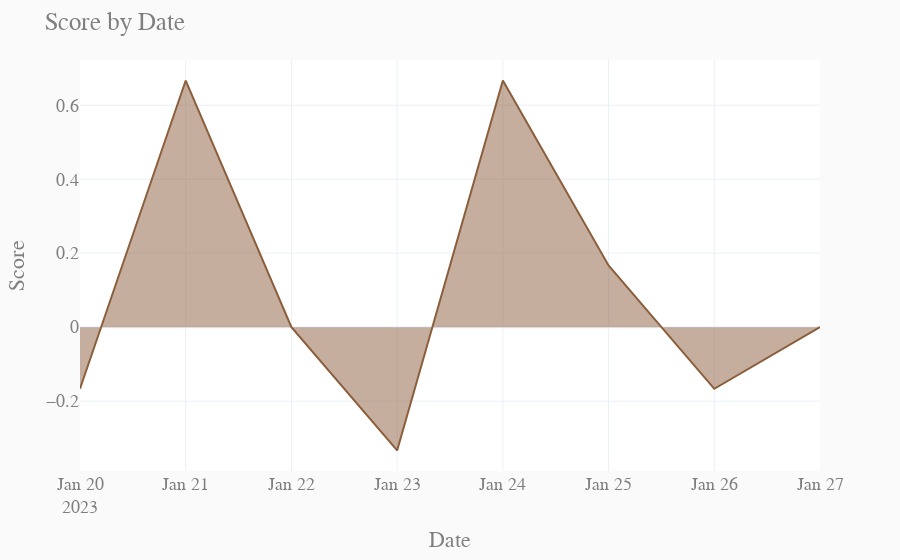

The notebook cell this image was saved under:
### Code cell
import plotly.express as px
fig = px.area(daily_avg_score, x='date', y='score', template = 'plotly_white')
fig.update_layout(title='Score by Date', xaxis_title='Date', yaxis_title='Score')
fig.update_layout(paper_bgcolor='rgb(250,250,250)')
fig.update_traces(line=dict(color='#8B5E3C'))


# Set the font color
fig.update_layout(
    font=dict(
        family="Merriweather", # specify font family
        size=18,              # specify font size
        color="#7f7f7f"       # specify font color
    )
)

### Figure 1 — Plotly figure (JSON) as saved in the notebook; plotly's stock layout.template omitted (floating-point values rounded to 4 significant figures)
{"data": [{"fillpattern": {"shape": ""}, "hovertemplate": "date=%{x}<br>score=%{y}<extra></extra>", "legendgroup": "", "line": {"color": "#8B5E3C"}, "marker": {"symbol": "circle"}, "mode": "lines", "name": "", "orientation": "v", "showlegend": false, "stackgroup": "1", "type": "scatter", "x": ["2023-01-20T00:00:00", "2023-01-21T00:00:00", "2023-01-22T00:00:00", "2023-01-23T00:00:00", "2023-01-24T00:00:00", "2023-01-25T00:00:00", "2023-01-26T00:00:00", "2023-01-27T00:00:00"], "xaxis": "x", "y": [-0.1667, 0.6667, 0, -0.3333, 0.6667, 0.1667, -0.1667, 0], "yaxis": "y"}], "layout": {"font": {"color": "#7f7f7f", "family": "Merriweather", "size": 18}, "legend": {"tracegroupgap": 0}, "margin": {"t": 60}, "paper_bgcolor": "rgb(250,250,250)", "title": {"text": "Score by Date"}, "xaxis": {"anchor": "y", "domain": [0, 1], "title": {"text": "Date"}}, "yaxis": {"anchor": "x", "domain": [0, 1], "title": {"text": "Score"}}}}
